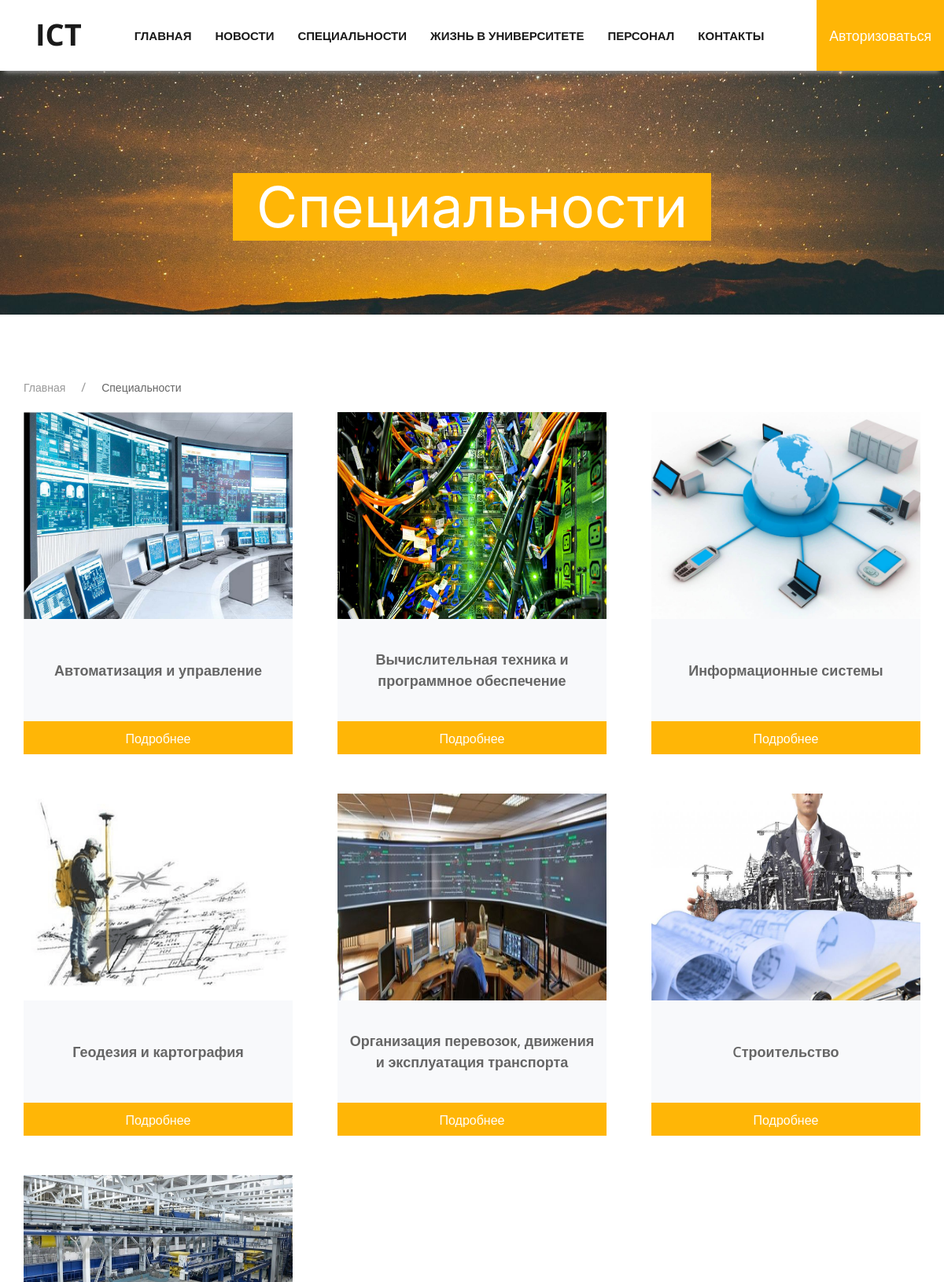
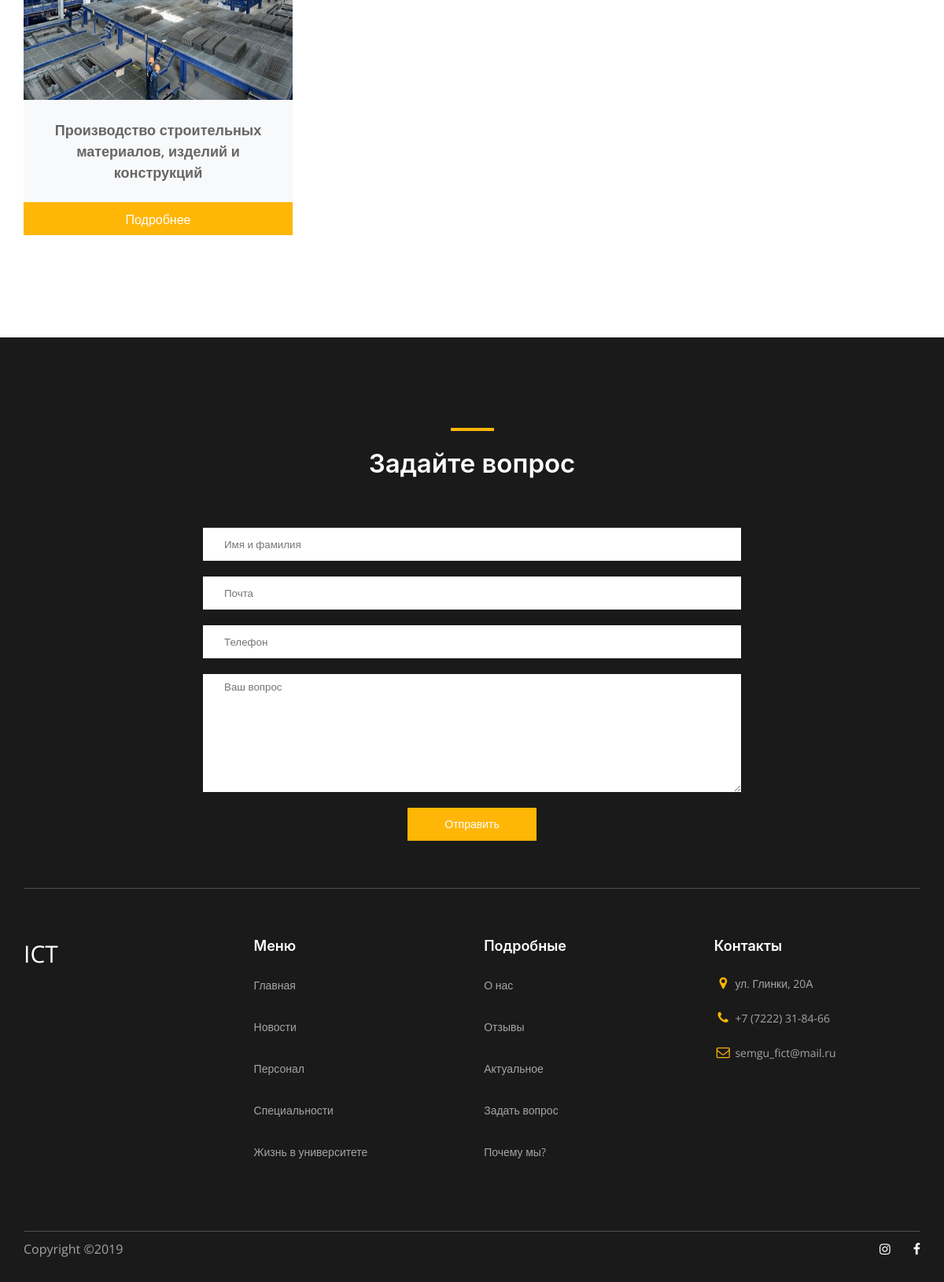
Page /specialty/ on the committed database (2 pictures, top to bottom).
### ICTapp/models.py (models this page shows, shortened)
class Specialty(models.Model):
   name = models.CharField(max_length=100)
   slug = models.SlugField()
   price = models.IntegerField()
   description = models.TextField(blank=True)
   purpose = models.TextField(blank=True)
   tasks = models.TextField(blank=True)
   perspectives = models.TextField(blank=True)
   img = models.ImageField(upload_to='Specialty_images', blank=True)
   def get_absolute_url(self):
      return reverse('specialty_detail_url', kwargs={'slug':self.slug})

### ICTapp/views.py (the view)
# urls.py: path('specialty/', SpecialtyView.as_view(), name='specialty_url'),
class SpecialtyView(View):
   def get(self, request):
      specialty = Specialty.objects.all()
      return render(request, 'ICTapp/specialty.html', context={
         'specialty': specialty,
      })

### ICTapp/forms.py
class QuestionForm(forms.ModelForm):
   class Meta:
      model = Question
      fields = ('full_name', 'email', 'phone', 'text')
   def __init__(self, *args, **kwargs):
      super(QuestionForm, self).__init__(*args, **kwargs)
      self.fields['full_name'].label = "Имя Фамилия"
      self.fields['email'].label = "Эмэйл"
      self.fields['phone'].label = "Номер телефона"
      self.fields['text'].label = "Вопрос"

### ICTapp/context_processors.py (called while the page is built)
def question_form(request):
   if request.method == 'POST':
      bound_form = QuestionForm(request.POST)
      if bound_form.is_valid():
         bound_form.save()
         messages.success(request, f'Ваш вопрос принят. Прошу ожидайте ответа')
   return {'question_form': QuestionForm()}

### ICTapp/templates/ICTapp/specialty.html (shortened to what this page needs)
{% extends 'base.html' %}
{% block content %}
   <div class="app-header parallax-window" data-parallax="scroll" data-image-src="/media/background-images/books.jpg">
      <h1>Специальности</h1>
   </div>
   <section id="speciality" class="speciality section">
      <div class="wrapper">
         <ul class="uk-breadcrumb breadcrumb">
            <li><a href="{% url 'home_url' %}">Главная</a></li>
            <li><span>Специальности</span></li>
         </ul>
         <div class="speciality-box flex j-sb flex-wrap">
            {% for speciality in specialty %}
               <div class="speciality-box__item">
                  <div class="speciality-box__img">
                     <img src="{{ speciality.img.url }}" alt="ИКТ-специальности">
                  </div>
                  <div class="speciality-box__text flex flex-align-center">
                     <p class="speciality-box__title text-title">{{ speciality.name }}</p>
                  </div>
                  <a class="speciality-box__link text-decor-none transition" href="{{ speciality.get_absolute_url }}">Подробнее</a>
               </div>
            {% endfor %}
         </div>
      </div>
   </section>
{% endblock content %}

### ICTapp/static/css/main.css (style rules this page uses)
* { margin: 0; padding: 0; -webkit-box-sizing: border-box; box-sizing: border-box; font-family: 'Open Sans', sans-serif; text-shadow: rgba(0, 0, 0, .01) 0 0 1px; }
.responsive-links.section, .news-section.section, .information.section, .speciality.section, .specialty.section, .teachers.section { margin: 80px 0; }
.subscribe input::-webkit-outer-spin-button, .subscribe input::-webkit-inner-spin-button, .app-box__container .app-action-dropdown p, .teachers-detail-info__personal-title, .profile-wrapper .add-post-form p, .teachers-detail-info__job-title, .teachers-detail-info__job p, .app-comment-box__text, .speciality-box__title, .speciality-box__text, .teachers-box__name, .news-more__author, .auth-box p, .nav .menu, .profile p { margin: 0; }
.text-decor-none, .text-decor-none:hover { text-decoration: none; }
.flex { display: -webkit-box; display: -ms-flexbox; display: flex; }
.flex-wrap { -ms-flex-wrap: wrap; flex-wrap: wrap; }
.j-sb { -webkit-box-pack: justify; -ms-flex-pack: justify; justify-content: space-between; }
.flex-align-center { -webkit-box-align: center; -ms-flex-align: center; align-items: center; }
.section { margin: 110px 0 80px; }
.transition { -webkit-transition: all 0.3s; transition: all 0.3s; }
.text-title { font-size: 21px; font-weight: 600; }
.wrapper { max-width: 1170px; margin: 0 auto; padding: 0 15px; }
.speciality-box__item { width: 30%; margin-bottom: 50px; }
.speciality-box__img { height: 263px; overflow: hidden; }
.speciality-box__img img { width: 100%; min-height: 100%; }
.speciality-box__text { background: #F8F9FB; text-align: center; padding: 0 10px; height: 130px; }
.speciality-box__title { width: 100%; font-size: 18px; }
.speciality-box__link { background: #ffb606; color: #fff; display: block; text-align: center; padding: 10px 10px 8px; }
.subscribe input { padding: 0 27px; }
.subscribe input, .subscribe textarea { width: 60%; height: 42px; border: none; font-weight: 500; color: #1a1a1a; outline: none; }
.subscribe textarea { min-height: 35px; height: 150px; resize: vertical; padding: 7px 27px; }
.app-header { background-repeat: no-repeat; background-size: cover; text-align: center; height: 400px; }
.app-header h1 { background: #ffb606; font-size: 72px; font-weight: 400; color: #fff; display: inline-block; padding: 0 30px; margin-top: 220px; }

### rows in the picture
Specialty: img (picture), name "Автоматизация и управление"
Specialty: img (picture), name "Вычислительная техника и программное обеспечение"
Specialty: img (picture), name "Информационные системы"
Specialty: img (picture), name "Геодезия и картография"
Specialty: img (picture), name "Организация перевозок, движения и эксплуатация транспорта"
Specialty: img (picture), name "Cтроительство"
Specialty: img (picture), name "Производство строительных материалов, изделий и конструкций"
